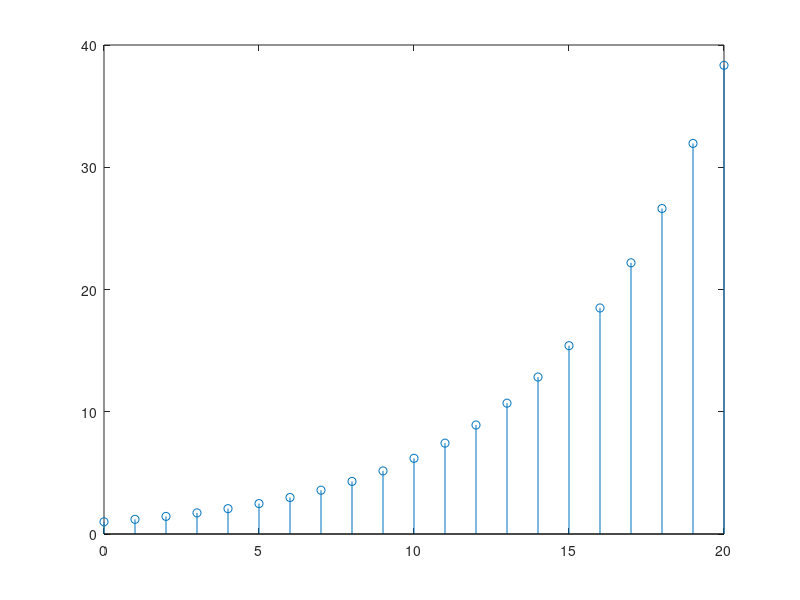

Recreate this plot in MATLAB.
%TASK 01
% Plotting basic five signals
%%
%unit impulse function
n=-3:1:10;
x=[zeros(1,3) ones(1,1) zeros(1,10)];
stem (n,x,'r');
ylabel('amplitude')
title('UNIT IMPULSE SEQUENCE')
axis([-3 10 0 1])

%%
%unit Step function
n=-3:1:10;
x=[zeros(1,3) ones(1,1) ones(1,10)];
stem(n,x, 'r')
xlabel('time scaling')
ylabel('amplitude')
title('UNIT STEP')
axis([-3 10 0 1.5])

%%
%unit Ramp function
n=-3:1:10;
y=[zeros(1,3),ones(1,1),ones(1,10)];
x=y.*n;
stem(n,x)
xlabel('time scaling')
ylabel('amplitude')
title('UNIT Ramp')

%%
% Sine function
n = 0:1:20;
f = 0.1;
phase = 0;
A =10;
arg = 2*pi*f*n - phase;
x = A*sin(arg);
stem(n,x); % Plot the generated sequence
xlabel(' time scaling')
ylabel('Magnitude')
title('sine function')

%%
% Exponential function
n=0:1:20;
%for a>1
a=1.2;
w=(a).^n;
xlabel('time scaling')
ylabel('amplitude')
title('exponential signal for a>1')
stem(n,w)
